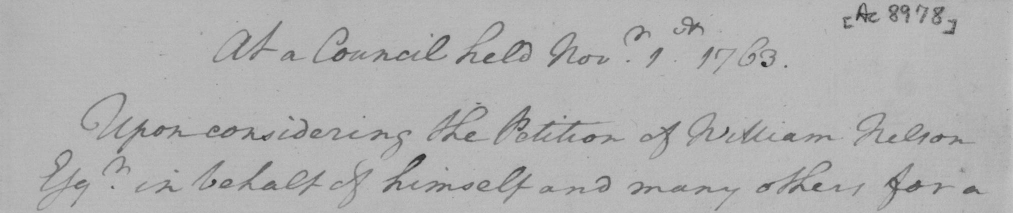
#> input picture datasets/DIBCO/DIBCO2009_H01.bmp, 2025 x 426 px (shown at 1/2 size)
$ python data_prepare_with_pre_split.py
#> lines starting #> are read from the running program, lines starting #| are printed output that depends on the picture; pictures that were not available may be replaced by others from this repository, and a replacement may not be noted
### utils.py

import numpy as np

from global_variables import *

PADDING_SIZE = round(TILE_SIZE * 0.2)

LEFT_EDGE = -2
TOP_EDGE = -1
MIDDLE = 0
RIGHT_EDGE = 1
BOTTOM_EDGE = 2


def get_patches(img, patch_h=TILE_SIZE, patch_w=TILE_SIZE):
    y_stride, x_stride, = patch_h - (2 * PADDING_SIZE), patch_w - (2 * PADDING_SIZE)
    if (patch_h > img.shape[0]) or (patch_w > img.shape[1]):
        print("Invalid: Crop dimensions are larger than image shapes (%r x %r with %r)" % (patch_h, patch_w, img.shape))
        exit(1)

    locations, patches = [], []
    y = 0
    y_done = False
    while y <= img.shape[0] and not y_done:
        x = 0
        if y + patch_h > img.shape[0]:
            y = img.shape[0] - patch_h
            y_done = True
        x_done = False
        while x <= img.shape[1] and not x_done:
            if x + patch_w > img.shape[1]:
                x = img.shape[1] - patch_w
                x_done = True
            locations.append(((y, x, y + patch_h, x + patch_w), (y + PADDING_SIZE, x + PADDING_SIZE, y + y_stride, x + x_stride),
                              TOP_EDGE if y == 0 else (BOTTOM_EDGE if y == (img.shape[0] - patch_h) else MIDDLE),
                              LEFT_EDGE if x == 0 else (RIGHT_EDGE if x == (img.shape[1] - patch_w) else MIDDLE)))
            patches.append(img[y:y + patch_h, x:x + patch_w])
            # patches.append(img[y:y + patch_h, input_tensor:input_tensor + patch_w, :])
            x += x_stride
        y += y_stride

    return locations, patches


# [38 lines left out: function stitch_together, not called in this run]

### data_prepare_with_pre_split.py
# Prepare dataset for training and validation

import os
import random

import cv2

from utils import *

RANDOM_SEED = 2025

data_root = os.path.join("./datasets", DATASET_NAME)
print("Data root directory: {}, and image patch size: {} x {}".format(data_root, TILE_SIZE, TILE_SIZE))

data_train_path = os.path.join(data_root, "train")
if not os.path.exists(data_train_path):
    os.makedirs(os.path.join(data_train_path, "images"))
    os.makedirs(os.path.join(data_train_path, "labels"))

data_valid_path = os.path.join(data_root, "valid")
if not os.path.exists(data_valid_path):
    os.makedirs(os.path.join(data_valid_path, "images"))
    os.makedirs(os.path.join(data_valid_path, "labels"))

img_list = sorted(os.listdir(data_root))

total_img_patches, total_msk_patches = [], []

for idx in range(len(img_list)):
    if os.path.isdir(os.path.join(data_root, img_list[idx])):
        continue

    print("Now processing image:", os.path.join(data_root, img_list[idx]))
    fname, fext = os.path.splitext(img_list[idx])
    img = cv2.imread(os.path.join(data_root, img_list[idx]), cv2.IMREAD_GRAYSCALE)
#> img is the input picture: shape (426, 2025); min 30, max 200, mean 177.3
    msk = cv2.imread(os.path.join(data_root, "GT", fname + "_GT.bmp"), cv2.IMREAD_GRAYSCALE)
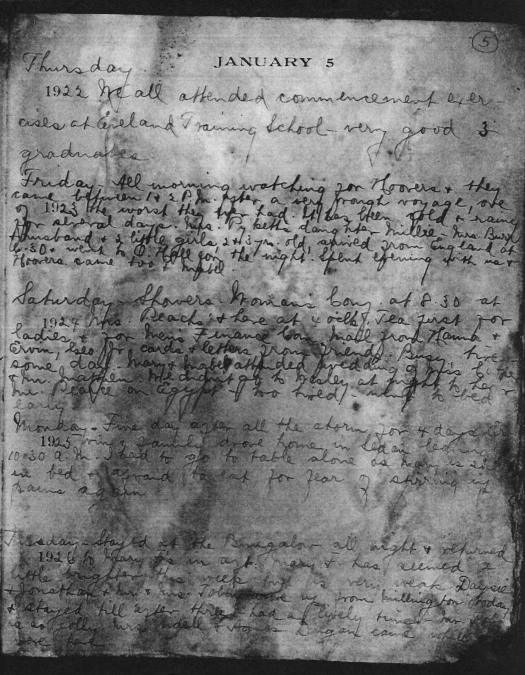
#> input picture datasets/BickleyDiary/BickleyDiary_5.bmp, 1050 x 1350 px, given in place of DIBCO2009_H01_GT.bmp, which was not available (shown at 1/2 size)
#> msk is the input picture: shape (1350, 1050); min 14, max 236, mean 119.9

    # extract the patches from the original document images and the corresponding ground truths
    img_patch_locations, img_patches = get_patches(img, TILE_SIZE, TILE_SIZE)
#> after the loop in get_patches, `while y <= img.shape[0] and not y_done:`: locations = 130 items; y = 374; y_done = True
#> img_patch_locations = 130 items; img_patches = 130 items
    msk_patch_locations, msk_patches = get_patches(msk, TILE_SIZE, TILE_SIZE)
#> msk_patch_locations = 252 items; msk_patches = 252 items

    print("\t{} patches extracted in {}".format(len(img_patches), img_list[idx]))
#| 	130 patches extracted in DIBCO2009_H01.bmp
    for idy in range(len(img_patches)):
        total_img_patches.append(img_patches[idy])
        total_msk_patches.append(msk_patches[idy])
#> this loop made 130 passes
#> after the loop, total_img_patches = 130 items; total_msk_patches = 130 items

random.seed(RANDOM_SEED)  # !important
random.shuffle(total_img_patches)
random.seed(RANDOM_SEED)  # !important
random.shuffle(total_msk_patches)

train_valid_split = round(0.8 * len(total_img_patches))
#> train_valid_split = 104
print("Number of training patches: {}, and number of validation patches: {}".format(train_valid_split, len(total_img_patches) - train_valid_split))
#| Number of training patches: 104, and number of validation patches: 26

train_img_patches = total_img_patches[:train_valid_split]
#> train_img_patches = 104 items
valid_img_patches = total_img_patches[train_valid_split:]
#> valid_img_patches = 26 items
train_msk_patches = total_msk_patches[:train_valid_split]
#> train_msk_patches = 104 items
valid_msk_patches = total_msk_patches[train_valid_split:]
#> valid_msk_patches = 26 items

for idz in range(len(train_img_patches)):
    cv2.imwrite(os.path.join(data_train_path, "images", DATASET_NAME.lower() + "_" + str(idz) + ".bmp"), train_img_patches[idz])
    cv2.imwrite(os.path.join(data_train_path, "labels", DATASET_NAME.lower() + "_" + str(idz) + ".bmp"), train_msk_patches[idz])
#> this loop made 104 passes
#> pass 1, `cv2.imwrite(os.path.join(data_train_path, "images", DATASET_NAME.lower..`:
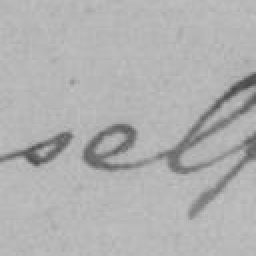
#> saved as dibco_0.bmp: shape (128, 128) (shown 2 times larger); min 72, max 195, mean 176.4
#> pass 1, `cv2.imwrite(os.path.join(data_train_path, "labels", DATASET_NAME.lower..`:
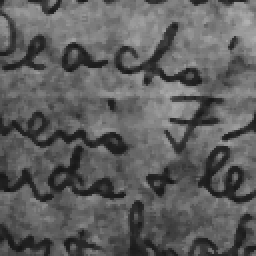
#> saved as dibco_0.bmp: shape (128, 128) (shown 2 times larger); min 22, max 177, mean 94.3
#> pass 2, `cv2.imwrite(os.path.join(data_train_path, "labels", DATASET_NAME.lower..`:
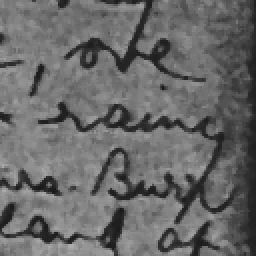
#> saved as dibco_1.bmp: shape (128, 128) (shown 2 times larger); min 24, max 171, mean 104.8

for idz in range(len(valid_img_patches)):
    cv2.imwrite(os.path.join(data_valid_path, "images", DATASET_NAME.lower() + "_" + str(idz) + ".bmp"), valid_img_patches[idz])
    cv2.imwrite(os.path.join(data_valid_path, "labels", DATASET_NAME.lower() + "_" + str(idz) + ".bmp"), valid_msk_patches[idz])
#> this loop made 26 passes
#> pass 1, `cv2.imwrite(os.path.join(data_valid_path, "images", DATASET_NAME.lower..`:
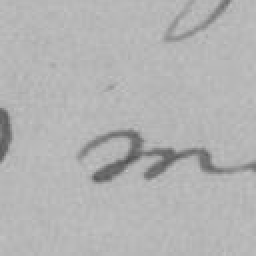
#> saved as dibco_0.bmp: shape (128, 128) (shown 2 times larger); min 82, max 195, mean 178.9
#> pass 1, `cv2.imwrite(os.path.join(data_valid_path, "labels", DATASET_NAME.lower..`:
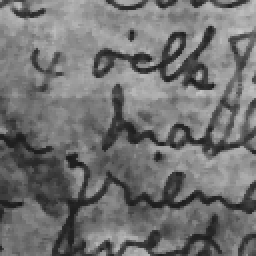
#> saved as dibco_0.bmp: shape (128, 128) (shown 2 times larger); min 26, max 198, mean 113.7
#> pass 2, `cv2.imwrite(os.path.join(data_valid_path, "labels", DATASET_NAME.lower..`:
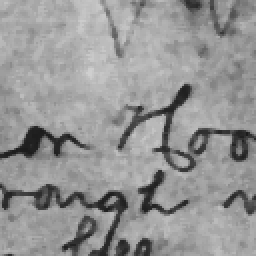
#> saved as dibco_1.bmp: shape (128, 128) (shown 2 times larger); min 27, max 207, mean 149.1

print("Finished!")
